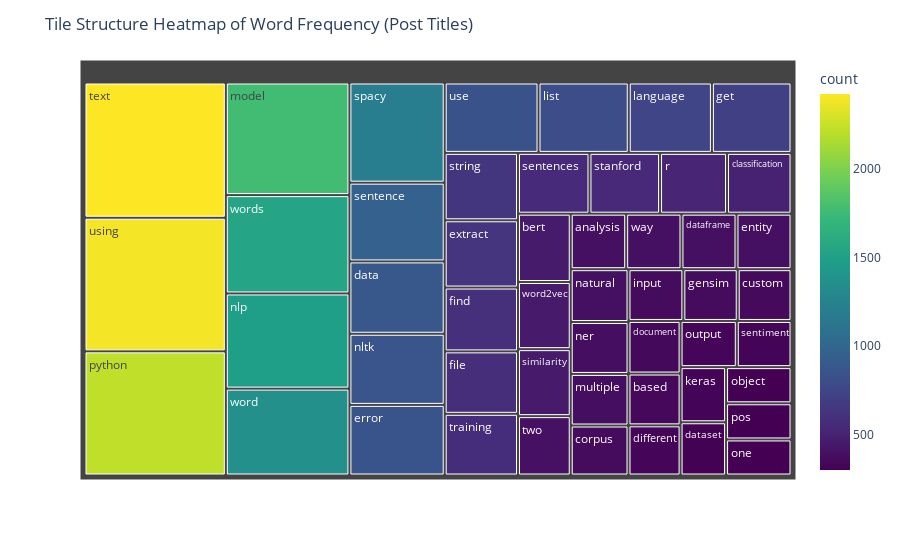

The code cell stored with this chart in its notebook:
### Code cell
# Count words from title_clean 
word_counts = Counter()

for title in df['title_clean'].dropna():
    word_counts.update(title.split())

# Convert to DataFrame
word_freq_df = pd.DataFrame(word_counts.items(), columns=['word', 'count'])
word_freq_df = word_freq_df.sort_values(by='count', ascending=False).head(50)  # Top 50 words

# Create Treemap 
fig = px.treemap(word_freq_df, 
                 path=['word'], 
                 values='count',
                 color='count',
                 color_continuous_scale='viridis')

fig.update_layout(title='Tile Structure Heatmap of Word Frequency (Post Titles)')
fig.show()

### Figure 1 — Plotly figure (JSON) as saved in the notebook; plotly's stock layout.template omitted (floating-point values rounded to 4 significant figures)
{"data": [{"branchvalues": "total", "customdata": [[2423.0], [2394.0], [2224.0], [1764.0], [1541.0], [1491.0], [1361.0], [1210.0], [951.0], [874.0], [859.0], [853.0], [837.0], [805.0], [742.0], [710.0], [626.0], [625.0], [593.0], [580.0], [573.0], [551.0], [544.0], [516.0], [497.0], [457.0], [449.0], [448.0], [397.0], [390.0], [389.0], [387.0], [387.0], [387.0], [380.0], [378.0], [366.0], [360.0], [357.0], [353.0], [347.0], [342.0], [331.0], [329.0], [320.0], [318.0], [307.0], [300.0], [300.0], [299.0]], "domain": {"x": [0, 1], "y": [0, 1]}, "hovertemplate": "labels=%{label}<br>count_sum=%{value}<br>parent=%{parent}<br>id=%{id}<br>count=%{color}<extra></extra>", "ids": ["text", "using", "python", "model", "words", "nlp", "word", "spacy", "sentence", "data", "nltk", "error", "use", "list", "language", "get", "string", "extract", "find", "file", "training", "sentences", "stanford", "r", "classification", "bert", "word2vec", "similarity", "two", "analysis", "way", "dataframe", "entity", "natural", "ner", "multiple", "corpus", "input", "gensim", "custom", "document", "based", "different", "output", "sentiment", "keras", "dataset", "object", "pos", "one"], "labels": ["text", "using", "python", "model", "words", "nlp", "word", "spacy", "sentence", "data", "nltk", "error", "use", "list", "language", "get", "string", "extract", "find", "file", "training", "sentences", "stanford", "r", "classification", "bert", "word2vec", "similarity", "two", "analysis", "way", "dataframe", "entity", "natural", "ner", "multiple", "corpus", "input", "gensim", "custom", "document", "based", "different", "output", "sentiment", "keras", "dataset", "object", "pos", "one"], "marker": {"coloraxis": "coloraxis", "colors": [2423.0, 2394.0, 2224.0, 1764.0, 1541.0, 1491.0, 1361.0, 1210.0, 951.0, 874.0, 859.0, 853.0, 837.0, 805.0, 742.0, 710.0, 626.0, 625.0, 593.0, 580.0, 573.0, 551.0, 544.0, 516.0, 497.0, 457.0, 449.0, 448.0, 397.0, 390.0, 389.0, 387.0, 387.0, 387.0, 380.0, 378.0, 366.0, 360.0, 357.0, 353.0, 347.0, 342.0, 331.0, 329.0, 320.0, 318.0, 307.0, 300.0, 300.0, 299.0]}, "name": "", "parents": ["", "", "", "", "", "", "", "", "", "", "", "", "", "", "", "", "", "", "", "", "", "", "", "", "", "", "", "", "", "", "", "", "", "", "", "", "", "", "", "", "", "", "", "", "", "", "", "", "", ""], "type": "treemap", "values": [2423.0, 2394.0, 2224.0, 1764.0, 1541.0, 1491.0, 1361.0, 1210.0, 951.0, 874.0, 859.0, 853.0, 837.0, 805.0, 742.0, 710.0, 626.0, 625.0, 593.0, 580.0, 573.0, 551.0, 544.0, 516.0, 497.0, 457.0, 449.0, 448.0, 397.0, 390.0, 389.0, 387.0, 387.0, 387.0, 380.0, 378.0, 366.0, 360.0, 357.0, 353.0, 347.0, 342.0, 331.0, 329.0, 320.0, 318.0, 307.0, 300.0, 300.0, 299.0]}], "layout": {"coloraxis": {"colorbar": {"title": {"text": "count"}}, "colorscale": [[0, "#440154"], [0.1111, "#482878"], [0.2222, "#3e4989"], [0.3333, "#31688e"], [0.4444, "#26828e"], [0.5556, "#1f9e89"], [0.6667, "#35b779"], [0.7778, "#6ece58"], [0.8889, "#b5de2b"], [1, "#fde725"]]}, "legend": {"tracegroupgap": 0}, "margin": {"t": 60}, "title": {"text": "Tile Structure Heatmap of Word Frequency (Post Titles)"}}}
